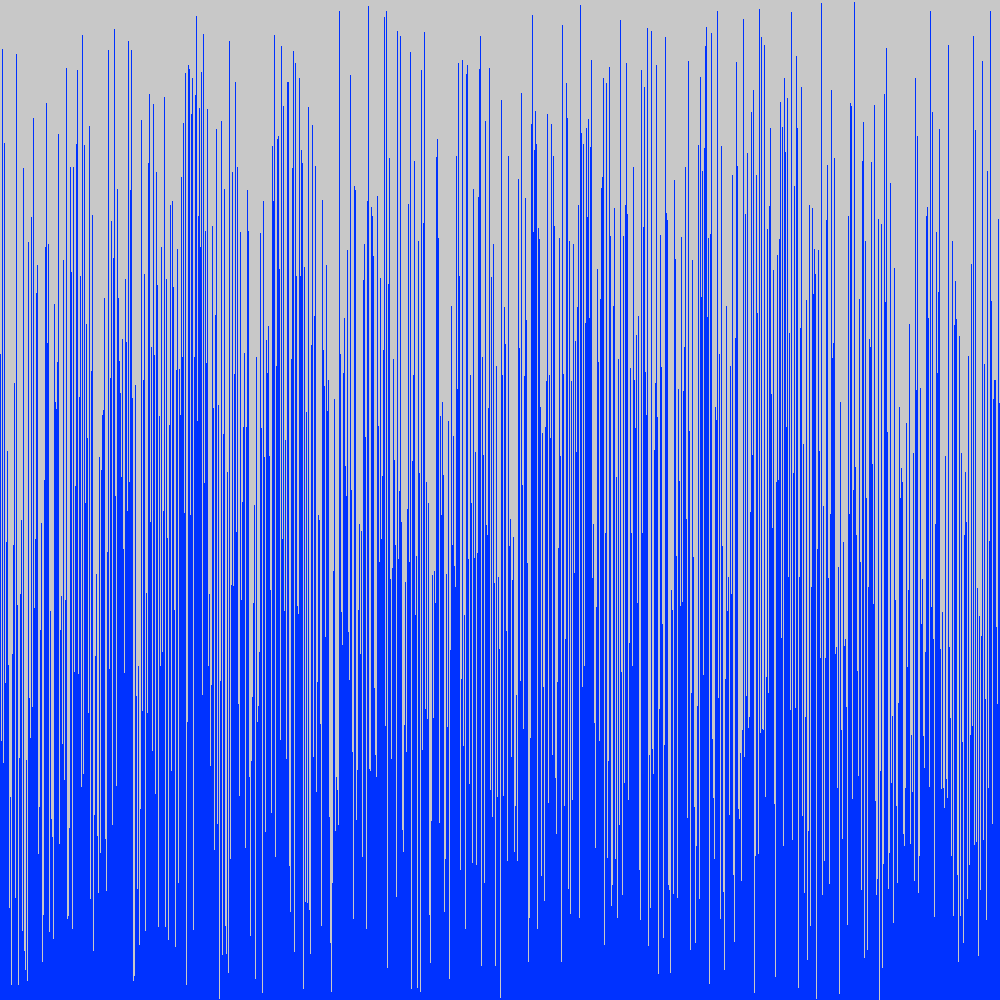
Frame 1 (no input)
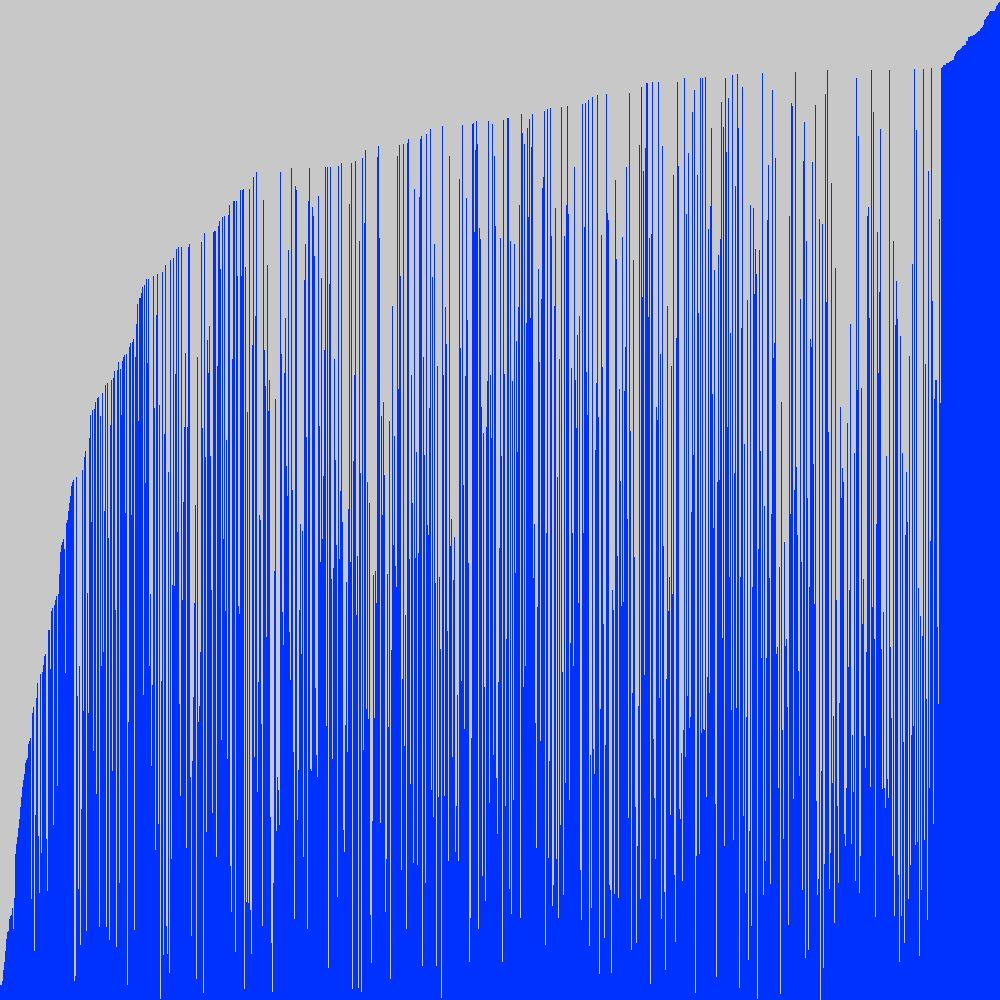
Frame 60 (the mouse pressed at the canvas centre just before this capture)
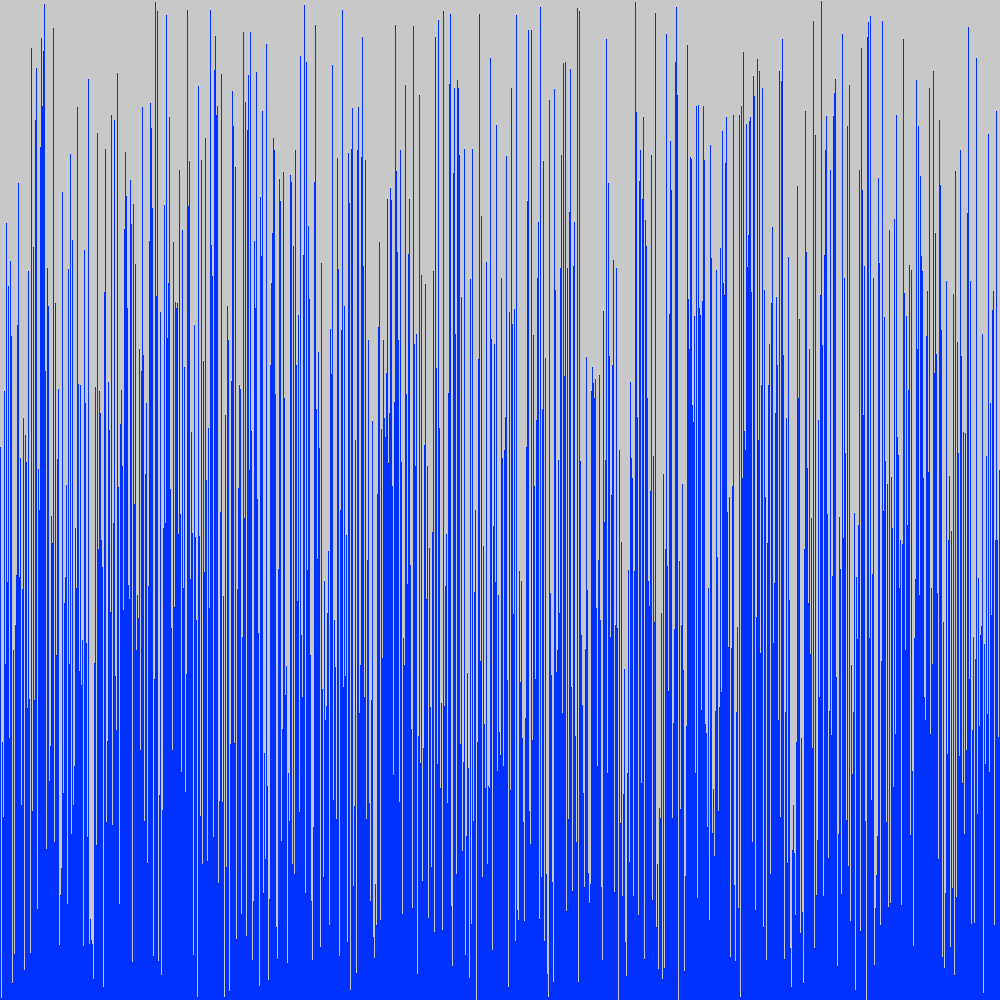
Frame 120 (the mouse held since frame 60 and released just before this capture)

The Processing sketch that drew these frames (run headless with seeded random() and noise(); from frame 60 on, the mouse is pressed at the canvas centre):

// Processing sketch: VisualArraySorter
// ── VisualArraySorter.pde
//1. create an array of ints. don't initialize it yet.
int[] ints;
void setup() {
  //2. set the size of your window. if you are using Processing 3, you cannot use variables because the developers don't know how programming is supposed to work.
  size(1000, 1000);
  //3. initialize your array with the built in width variable.
  ints = new int[width];
  //4. initialize the ints in the array with random numbers from 0 to the built in height variable.
  for (int i = 0; i < ints.length; i++) {
    ints[i] = int(random(0, height));
  }
  //5. call the noStroke() method.
  noStroke();
}

void draw() {
  //6. set the background color with background(r, g, b);
  background(200, 200, 200);
  //7. set the color for your graph.
  color c = color(0, 50, 255);
  fill(c);
  //8. draw a rectangle for each int in your array.
  //   the x value will be the current index in the array.
  //   the y value will the height variable.
  //   the width is 1 (one).
  //   the height is negative the value of the element at the current index of the array.
  for (int i = 0; i < ints.length; i++) {
    rect(i, height, 1, -ints[i]);
  }
  //9. call the stepSort method.
  stepSort(ints);
  //10. extract the code that randomizes the array into a method.

  //11. call the method you made in step 10 when the mouse is pressed.
  if(mousePressed){
    randomize();
  }
}

void stepSort(int[] arr) {
  for (int i = 1; i < arr.length; i++) {
    if (arr[i - 1] > arr[i]) {
      int t = arr[i];
      arr[i] = arr[i - 1];
      arr[i - 1] = t;
    }
  }
}

void randomize() {
  for (int i = 0; i < ints.length; i++) {
    ints[i] = int(random(0, height));
  }
}
